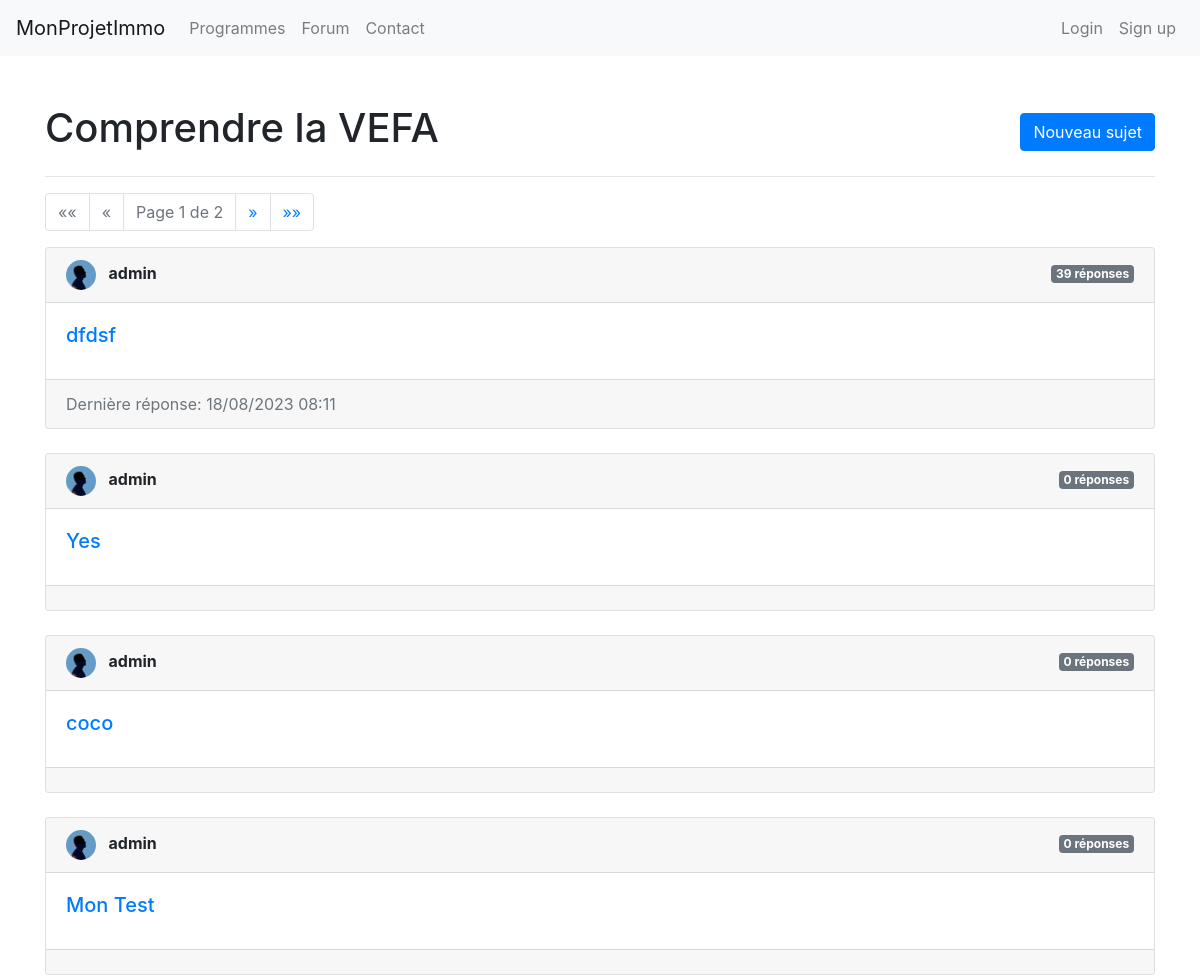
/topic/comprendre-la-vefa/ (upper part), run on an earlier commit of the app's database.
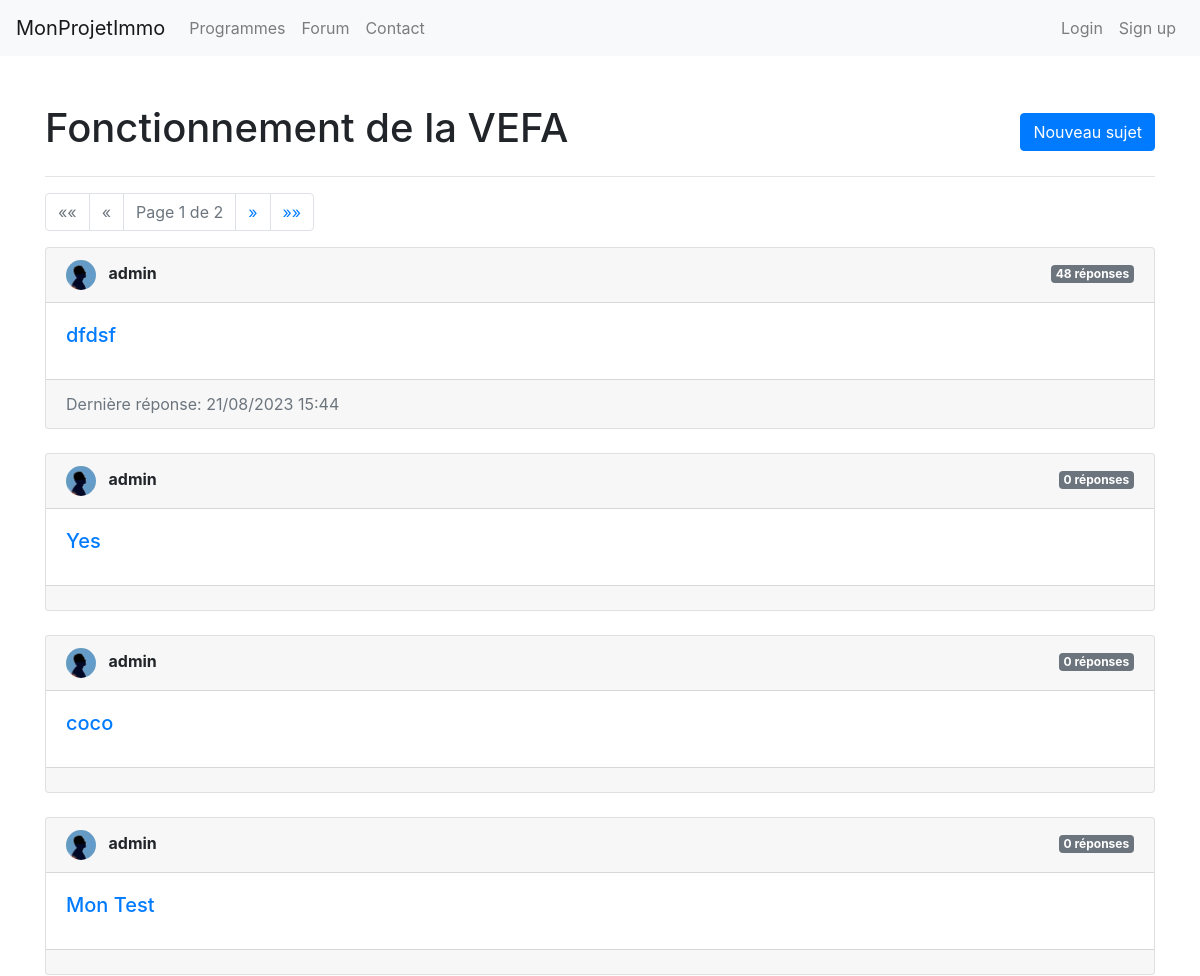
And on a later commit of the database.
### forum/models.py (models this page shows, shortened)
class ForumTheme(models.Model):
    title = models.CharField(max_length=200)
    description = models.TextField(blank=True)
    forum = models.ForeignKey(Forum, on_delete=models.CASCADE, related_name='themes')
    order = models.IntegerField(default=0)
    icon_class = models.CharField(max_length=100, null=True, blank=True)
    slug = models.SlugField(unique=True, blank=True)

class ForumPost(models.Model):
    user = models.ForeignKey(UserProfile, on_delete=models.CASCADE)
    theme = models.ForeignKey(ForumTheme, on_delete=models.CASCADE, related_name='posts')
    title = models.CharField(max_length=200)
    real_estate_program = models.ForeignKey(RealEstateProgram, on_delete=models.CASCADE, blank=True, null=True)
    content = models.TextField()
    date_posted = models.DateTimeField(auto_now_add=True)
    def last_reply(self):
        last_reply = self.replies.aggregate(Max('date_posted'))['date_posted__max']
        if last_reply :
            return last_reply

class UserProfile(models.Model):
    GENDER_CHOICES = (
        ('M', 'Male'),
        ('F', 'Female'),
        ('O', 'Other'),
)
    user = models.OneToOneField(User, on_delete=models.CASCADE)
    bio = models.TextField(blank=True)
    followed_programs = models.ManyToManyField('website.RealEstateProgram', through='website.FollowedProgram', related_name='followers')
    joined_date = models.DateTimeField(auto_now_add=True)
    photo = models.ImageField(upload_to='user_photos/', blank=True, null=True)
    first_name = models.CharField(max_length=30, blank=True, null=True)
    last_name = models.CharField(max_length=30, blank=True, null=True)
    gender = models.CharField(max_length=1, null=False, blank=False, choices=GENDER_CHOICES)

### forum/views.py (the view)
# urls.py: path('topic/<slug:topic_slug>/', ForumThemeView.as_view(), name='forum_theme_detail'),
class ForumThemeView(View):
    def get(self, request, topic_slug):
        topic = ForumTheme.objects.get(slug=topic_slug)
        posts_all = topic.posts.all().order_by('-date_posted')
        paginator = Paginator(posts_all, 10)  # Show 10 posts per page
        page = request.GET.get('page')
        posts = paginator.get_page(page)
        context = {
            'topic': topic,
            'posts': posts
        }
        return render(request, 'forum_theme_detail.html', context)

### forum/templates/forum_theme_detail.html (shortened to what this page needs)
{% extends 'base.html' %}
{% load static %}
{% block content %}
<head>
    <link rel="stylesheet" href="https://cdnjs.cloudflare.com/ajax/libs/font-awesome/5.15.1/css/all.min.css">
    <link rel="stylesheet" href="{% static 'forum/css/style.css' %}">
</head>
<div class="container my-5">
    <div class="d-flex justify-content-between align-items-center">
        <h1>{{ topic.title }}</h1>
        <a href="{% url 'create_post' %}" class="btn btn-primary">Nouveau sujet</a>
    </div>
    <hr class="elegant-line">
    <ul class="pagination">
        {% if posts.has_previous %}
            <li class="page-item">
                <a class="page-link" href="?page=1" aria-label="First">
                    <span aria-hidden="true">&laquo;&laquo;</span>
                </a>
            </li>
            <li class="page-item">
                <a class="page-link" href="?page={{ posts.previous_page_number }}" aria-label="Previous">
                    <span aria-hidden="true">&laquo;</span>
                </a>
            </li>
        {% else %}
            <li class="page-item disabled">
                <a class="page-link" href="#" aria-label="First">
                    <span aria-hidden="true">&laquo;&laquo;</span>
                </a>
            </li>
            <li class="page-item disabled">
                <a class="page-link" href="#" aria-label="Previous">
                    <span aria-hidden="true">&laquo;</span>
                </a>
            </li>
        {% endif %}
        <li class="page-item disabled">
            <a class="page-link" href="#">Page {{ posts.number }} de {{ posts.paginator.num_pages }}</a>
        </li>
        {% if posts.has_next %}
            <li class="page-item">
                <a class="page-link" href="?page={{ posts.next_page_number }}" aria-label="Next">
                    <span aria-hidden="true">&raquo;</span>
                </a>
            </li>
            <li class="page-item">
                <a class="page-link" href="?page={{ posts.paginator.num_pages }}" aria-label="Last">
                    <span aria-hidden="true">&raquo;&raquo;</span>
                </a>
            </li>
        {% endif %}
    </ul>
    {% for post in posts %}
        <div class="card mb-4">
            <div class="card-header d-flex justify-content-between">
                <div>
                    <img src="{{ post.user.photo.url }}" class="rounded-circle mr-2" width="30" height="30">
                    <span class="font-weight-bold">{{ post.user.user.username }}</span>
                </div>
                <div>
                    <span class="badge badge-secondary">{{ post.replies.count }} réponses</span>
                </div>
            </div>
            <div class="card-body">
                <a href="{% url 'post_detail' pk=post.id %}"><h5 class="card-title">{{ post.title }}</h5></a>
            </div>
            <div class="card-footer text-muted">
                {% if post.last_reply %}
                Dernière réponse: {{ post.last_reply|date:"d/m/Y H:i" }}
                {% endif %}
            </div>
        </div>
    {% endfor %}
</div>
{% endblock %}

What changed in the data, as far as the page shows it:
changed ForumTheme: title "Comprendre la VEFA" → "Fonctionnement de la VEFA"
computed for ForumPost "dfdsf": replies.count "39" → "48"; last_reply "18/08/2023 08:11" → "21/08/2023 15:44"
